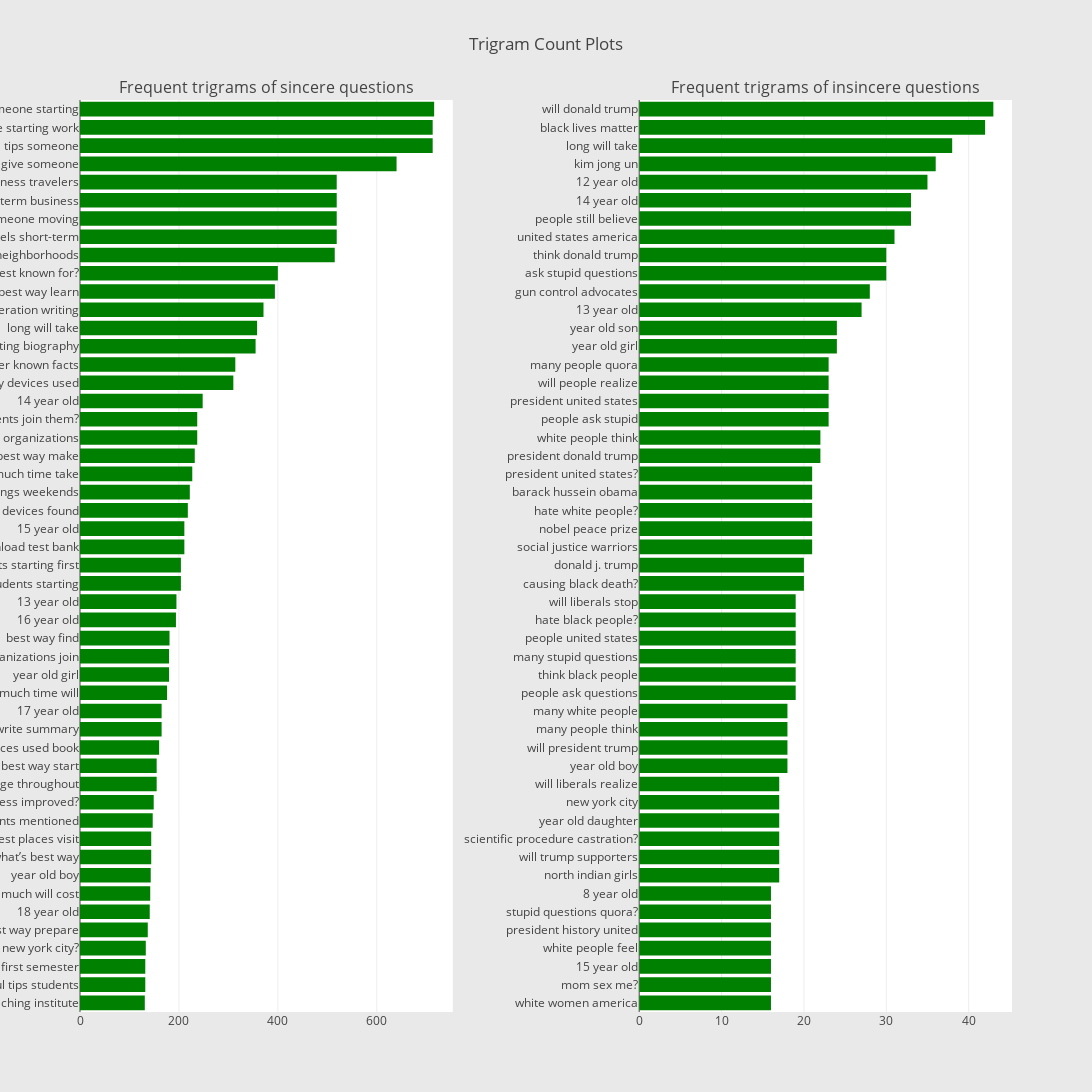

The cell this chart's notebook holds for it:
### Code cell
freq_dict = defaultdict(int)
for sent in train0_df["question_text"]:
    for word in generate_ngrams(sent,3):
        freq_dict[word] += 1
fd_sorted = pd.DataFrame(sorted(freq_dict.items(), key=lambda x: x[1])[::-1])
fd_sorted.columns = ["word", "wordcount"]
trace0 = horizontal_bar_chart(fd_sorted.head(50), 'green')


freq_dict = defaultdict(int)
for sent in train1_df["question_text"]:
    for word in generate_ngrams(sent,3):
        freq_dict[word] += 1
fd_sorted = pd.DataFrame(sorted(freq_dict.items(), key=lambda x: x[1])[::-1])
fd_sorted.columns = ["word", "wordcount"]
trace1 = horizontal_bar_chart(fd_sorted.head(50), 'green')

# Creating two subplots
fig = tools.make_subplots(rows=1, cols=2, vertical_spacing=0.04, horizontal_spacing=0.2,
                          subplot_titles=["Frequent trigrams of sincere questions", 
                                          "Frequent trigrams of insincere questions"])
fig.append_trace(trace0, 1, 1)
fig.append_trace(trace1, 1, 2)
fig['layout'].update(height=1200, width=1200, paper_bgcolor='rgb(233,233,233)', title="Trigram Count Plots")
py.iplot(fig, filename='word-plots')

### Figure 1 — Plotly figure (JSON) as saved in the notebook; plotly's stock layout.template omitted (floating-point values rounded to 4 significant figures)
{"data": [{"marker": {"color": "green"}, "orientation": "h", "showlegend": false, "type": "bar", "uid": "d94313f7-510c-479b-acd2-ec90278a6ed3", "x": [131, 132, 132, 133, 137, 141, 142, 143, 144, 144, 147, 149, 155, 155, 160, 165, 165, 176, 180, 180, 181, 194, 195, 204, 204, 211, 211, 218, 222, 227, 232, 237, 237, 248, 310, 314, 355, 358, 371, 394, 400, 515, 519, 519, 519, 519, 640, 713, 713, 716], "xaxis": "x", "y": ["best coaching institute", "useful tips students", "starting first semester", "new york city?", "best way prepare", "18 year old", "much will cost", "year old boy", "what’s best way", "best places visit", "controversial events mentioned", "manufacturing process improved?", "characters change throughout", "best way start", "devices used book", "tips write summary", "17 year old", "much time will", "year old girl", "student organizations join", "best way find", "16 year old", "13 year old", "tips students starting", "students starting first", "download test bank", "15 year old", "literary devices found", "best things weekends", "much time take", "best way make", "best student organizations", "students join them?", "14 year old", "literary devices used", "lesser known facts", "consideration writing biography", "long will take", "take consideration writing", "best way learn", "best known for?", "good bad neighborhoods", "good hotels short-term", "give someone moving", "hotels short-term business", "short-term business travelers", "advice give someone", "useful tips someone", "someone starting work", "tips someone starting"], "yaxis": "y"}, {"marker": {"color": "green"}, "orientation": "h", "showlegend": false, "type": "bar", "uid": "4d6cd41d-2954-4876-94bf-42ae42a37104", "x": [16, 16, 16, 16, 16, 16, 16, 17, 17, 17, 17, 17, 17, 18, 18, 18, 18, 19, 19, 19, 19, 19, 19, 20, 20, 21, 21, 21, 21, 21, 22, 22, 23, 23, 23, 23, 24, 24, 27, 28, 30, 30, 31, 33, 33, 35, 36, 38, 42, 43], "xaxis": "x2", "y": ["white women america", "mom sex me?", "15 year old", "white people feel", "president history united", "stupid questions quora?", "8 year old", "north indian girls", "will trump supporters", "scientific procedure castration?", "year old daughter", "new york city", "will liberals realize", "year old boy", "will president trump", "many people think", "many white people", "people ask questions", "think black people", "many stupid questions", "people united states", "hate black people?", "will liberals stop", "causing black death?", "donald j. trump", "social justice warriors", "nobel peace prize", "hate white people?", "barack hussein obama", "president united states?", "president donald trump", "white people think", "people ask stupid", "president united states", "will people realize", "many people quora", "year old girl", "year old son", "13 year old", "gun control advocates", "ask stupid questions", "think donald trump", "united states america", "people still believe", "14 year old", "12 year old", "kim jong un", "long will take", "black lives matter", "will donald trump"], "yaxis": "y2"}], "layout": {"annotations": [{"font": {"size": 16}, "showarrow": false, "text": "Frequent trigrams of sincere questions", "x": 0.2, "xanchor": "center", "xref": "paper", "y": 1, "yanchor": "bottom", "yref": "paper"}, {"font": {"size": 16}, "showarrow": false, "text": "Frequent trigrams of insincere questions", "x": 0.8, "xanchor": "center", "xref": "paper", "y": 1, "yanchor": "bottom", "yref": "paper"}], "height": 1200, "paper_bgcolor": "rgb(233,233,233)", "title": "Trigram Count Plots", "width": 1200, "xaxis": {"anchor": "y", "domain": [0, 0.4]}, "xaxis2": {"anchor": "y2", "domain": [0.6, 1]}, "yaxis": {"anchor": "x", "domain": [0, 1]}, "yaxis2": {"anchor": "x2", "domain": [0, 1]}}}
